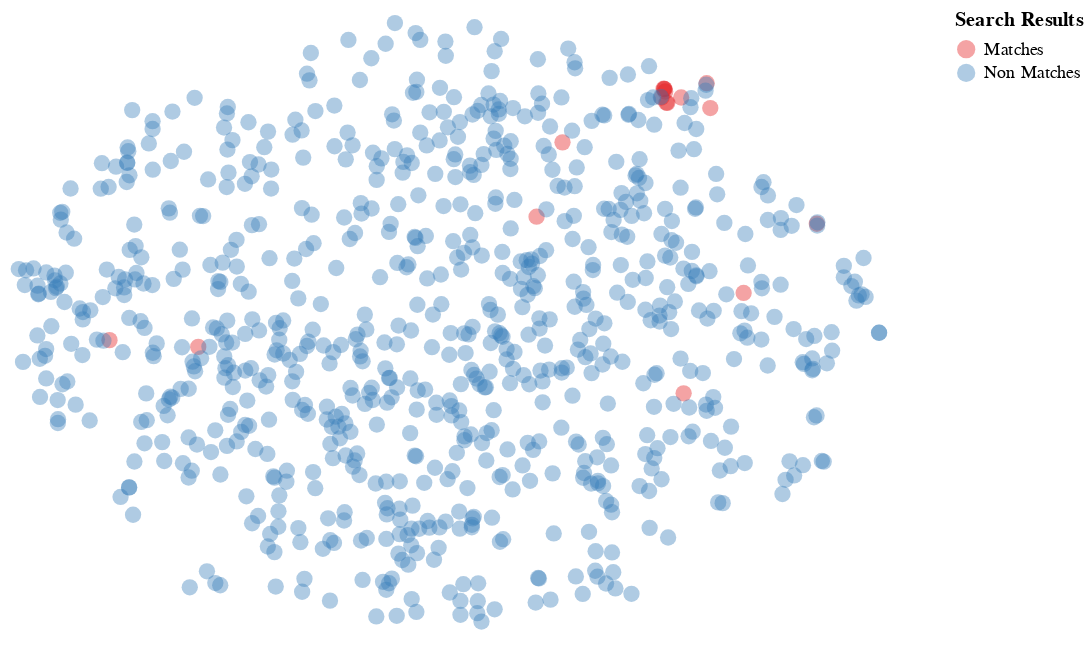

The notebook cell saved with this chart:
### Code cell
query ="""
An increasing number of examples of translational regulation at the level of termination has been recently reported in eukaryotes. This paper reviews our present knowledge on this topic and proposes an understanding of these regulations by relating the study of viral gene expression to a comprehensive view of the mechanisms and components of the translational process.
"""
papers.search_2d(query)

### Figure 1 — Vega-Lite specification as saved in the notebook (floating-point values rounded to 4 significant figures; data arrays with more than 128 entries replaced by an {"elided": "..."} marker saying what was removed)
{"config": {"view": {"continuousWidth": 400, "continuousHeight": 300, "strokeWidth": 0}, "axis": {"grid": false}}, "data": {"name": "data-cf21441c8a602bf53ce35afa6238beac"}, "mark": {"type": "circle", "opacity": 0.4, "size": 80}, "encoding": {"color": {"type": "nominal", "field": "Search Results", "scale": {"scheme": "set1"}}, "x": {"type": "quantitative", "axis": null, "field": "x"}, "y": {"type": "quantitative", "axis": null, "field": "y"}}, "height": 350, "width": 500, "$schema": "https://vega.github.io/schema/vega-lite/v4.0.2.json", "datasets": {"data-cf21441c8a602bf53ce35afa6238beac": {"elided": "817 records"}}}
